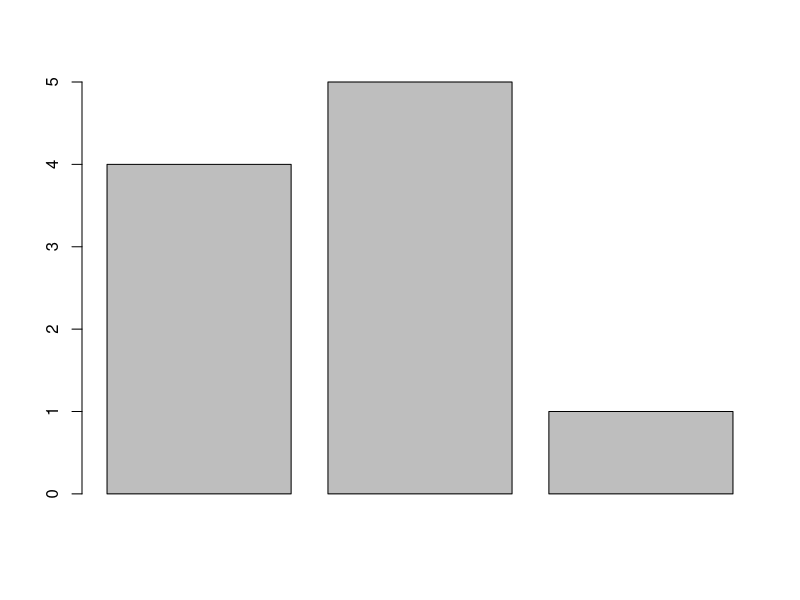
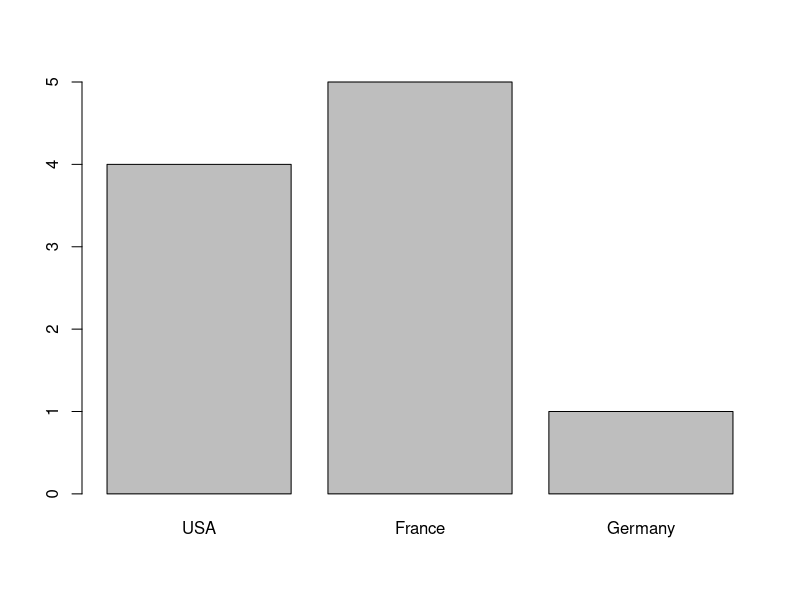
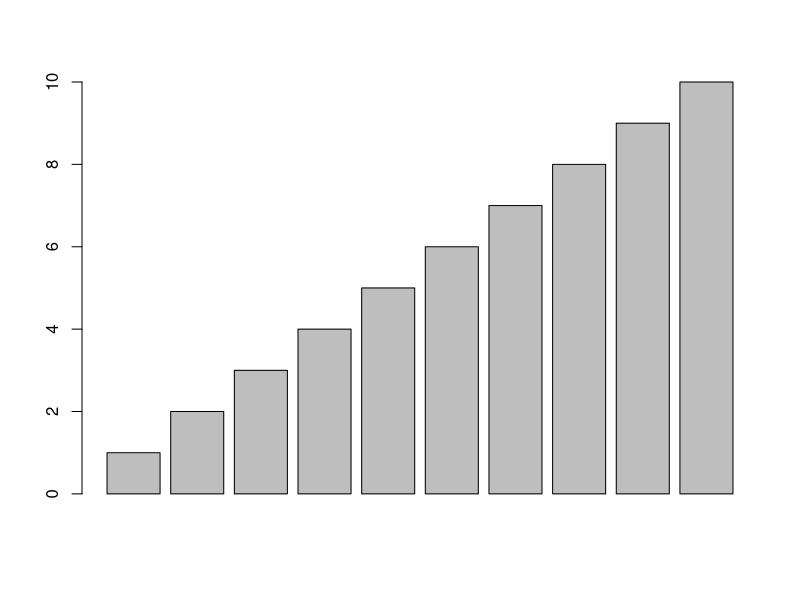

These figures' R source, in order: (Note: this script raises an error after producing the figures.)
# Vectors (Vectors seem to be mutable, not immutable)

c(1,2,3)  # [1] 1 2 3 c is a function for Combine . Combines the elements into a single vector

c('t','i')  # [1] "t" "i" shows anything can be combined

c(1,'2',TRUE) #[1] "1" "2" "TRUE" combines different data types into strings

1:10  # [1] 1 2 3 ... 10 works with 10:1 as well in descending order

seq(1,10) # same as 1:10; can also be used as seq(a,b,n) sequence of a through b with intervals of n

seq(1,3,0.5)  # [1] 1.0 1.5 2.0 2.5 3.0 

variableName <- c('a','b','c')  # same as in c's `char c[3] = {'a','b','c'};`

variableName[3] # same as in c's `c[2]` . Note that the indices for arrays in R start at 1 and not 0 as in C/Java/Python

variableName[1] <- 'A'  # same as in c's `c[0] = 'A'`

variableName[4] <- 'D'  # unlike C, but as in Java's list, the vector can grow

variableName[c(1,3)]  # "a" "c" same as c[0] c[2]

variableName[2:4] # "b" "c" "d" yields values of indices 2 through 4 .i.e. variableName[2] , variableName[3]...

variableName[5:7] <- c("e","f","g") # appends e,f,g to the vector

names(variableName) <- c("first","second","third","fourth","fifth","sixth","seventh") # names to the elements of the vector

names # yields first second third fourth fifth sixth seventh
      #         "a"   "b"   "c"   "d"   "e"   "f"   "g"   

variableName["first"] # yields "a" . Once named, you can call elements of the vertex with their names instead of the indices

vesselsSunk <- c(4,5,1) # assign a variable vector values for the next few exercises

barplot(vesselsSunk)  # plots 3 bars in a bar graph

names(vesselsSunk) <- c("USA","France","Germany")

barplot(vesselsSunk)  # plots 3 bars again, but with names as USA, France and Germany

barplot(1:10) # plots bars 1 through 10

a <-  c(1,2,3)  # variable vector for the next exercise

a+1 # yields 2 3 4. same for any other vector arithmetic and with other vectors as well

b <- c(1)

a+b # yields 2 3 4. Note that for uneven vertex lengths, the arithmetic is cyclic

a == c(1,99,3)  # yields TRUE FALSE TRUE . Same for < , >  and all logic

functionName(a)  # yields functionName(1), functionName(2), functionName(3)

plot(a,b) # plots vector a against vector b

a <- c(NA,1,2)  # NA is not available 

functionName(a) # find always if a functionName can omit NA like sum() which has has sum(a,na.rm = TRUE)
